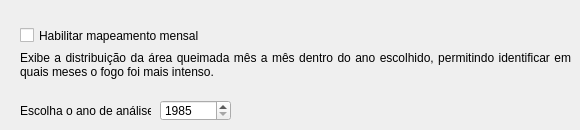
     <widget class="QWidget" name="Fire_monthly">
      <attribute name="title">
       <string>Ocorrência de fogo mensal</string>
      </attribute>
      <widget class="QSpinBox" name="FireMonthlyYear">
       <property name="geometry">
        <rect>
         <x>160</x>
         <y>100</y>
         <width>71</width>
         <height>21</height>
        </rect>
       </property>
       <property name="minimum">
        <number>1985</number>
       </property>
       <property name="maximum">
        <number>2999</number>
       </property>
       <property name="value">
        <number>1985</number>
       </property>
      </widget>
      <widget class="QCheckBox" name="check_fire_Monthly">
       <property name="enabled">
        <bool>true</bool>
       </property>
       <property name="geometry">
        <rect>
         <x>20</x>
         <y>20</y>
         <width>181</width>
         <height>31</height>
        </rect>
       </property>
       <property name="font">
        <font>
         <strikeout>false</strikeout>
         <stylestrategy>PreferDefault</stylestrategy>
         <kerning>false</kerning>
        </font>
       </property>
       <property name="mouseTracking">
        <bool>true</bool>
       </property>
       <property name="contextMenuPolicy">
        <enum>Qt::ContextMenuPolicy::DefaultContextMenu</enum>
       </property>
       <property name="acceptDrops">
        <bool>false</bool>
       </property>
       <property name="layoutDirection">
        <enum>Qt::LayoutDirection::LeftToRight</enum>
       </property>
       <property name="autoFillBackground">
        <bool>false</bool>
       </property>
       <property name="inputMethodHints">
        <set>Qt::InputMethodHint::ImhNone</set>
       </property>
       <property name="text">
        <string>Habilitar mapeamento mensal</string>
       </property>
       <property name="checked">
        <bool>false</bool>
       </property>
       <property name="tristate">
        <bool>false</bool>
       </property>
      </widget>
      <widget class="QLabel" name="Selecioneanoaseguir_2">
       <property name="geometry">
        <rect>
         <x>20</x>
         <y>100</y>
         <width>131</width>
         <height>21</height>
        </rect>
       </property>
       <property name="text">
        <string>Escolha o ano de análise:</string>
       </property>
       <property name="alignment">
        <set>Qt::AlignmentFlag::AlignLeading|Qt::AlignmentFlag::AlignLeft|Qt::AlignmentFlag::AlignVCenter</set>
       </property>
      </widget>
      <widget class="QLabel" name="Descriotion_fire_accumulated_3">
       <property name="geometry">
        <rect>
         <x>20</x>
         <y>40</y>
         <width>551</width>
         <height>50</height>
        </rect>
       </property>
       <property name="text">
        <string>&lt;html&gt;&lt;head/&gt;&lt;body&gt;&lt;p&gt;Exibe a distribuição da área queimada mês a mês dentro do ano escolhido, permitindo identificar em quais meses o fogo foi mais intenso.&lt;/p&gt;&lt;/body&gt;&lt;/html&gt;</string>
       </property>
       <property name="alignment">
        <set>Qt::AlignmentFlag::AlignJustify|Qt::AlignmentFlag::AlignVCenter</set>
       </property>
       <property name="wordWrap">
        <bool>true</bool>
       </property>
      </widget>
     </widget>
